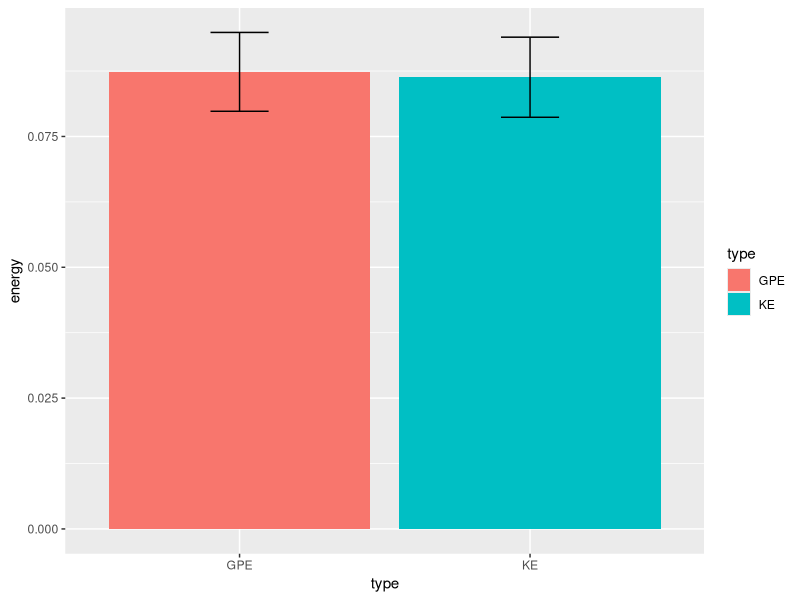

Here is the R script that generated this plot:
library(ggplot2)
library(dplyr)
library(tidyr)

raw <- read.csv('kinematics.csv',header=TRUE)
data <- tibble(raw)
m=0.0060
g=9.81

data <- mutate(data,
     KE=1/2*m*v0^2,
     GPE=m*g*h)
     
# make a bar graph of energy
long <- pivot_longer(data,
     cols = c(KE,GPE),
     names_to = "type",
     values_to = "energy")
Efig <- ggplot(long,aes(x=type,y=energy,fill=type))+
     stat_summary(geom="bar",fun=mean)+
     stat_summary(geom="errorbar",
	fun.data=mean_sdl,fun.args=list(mult=1),width=0.2)
